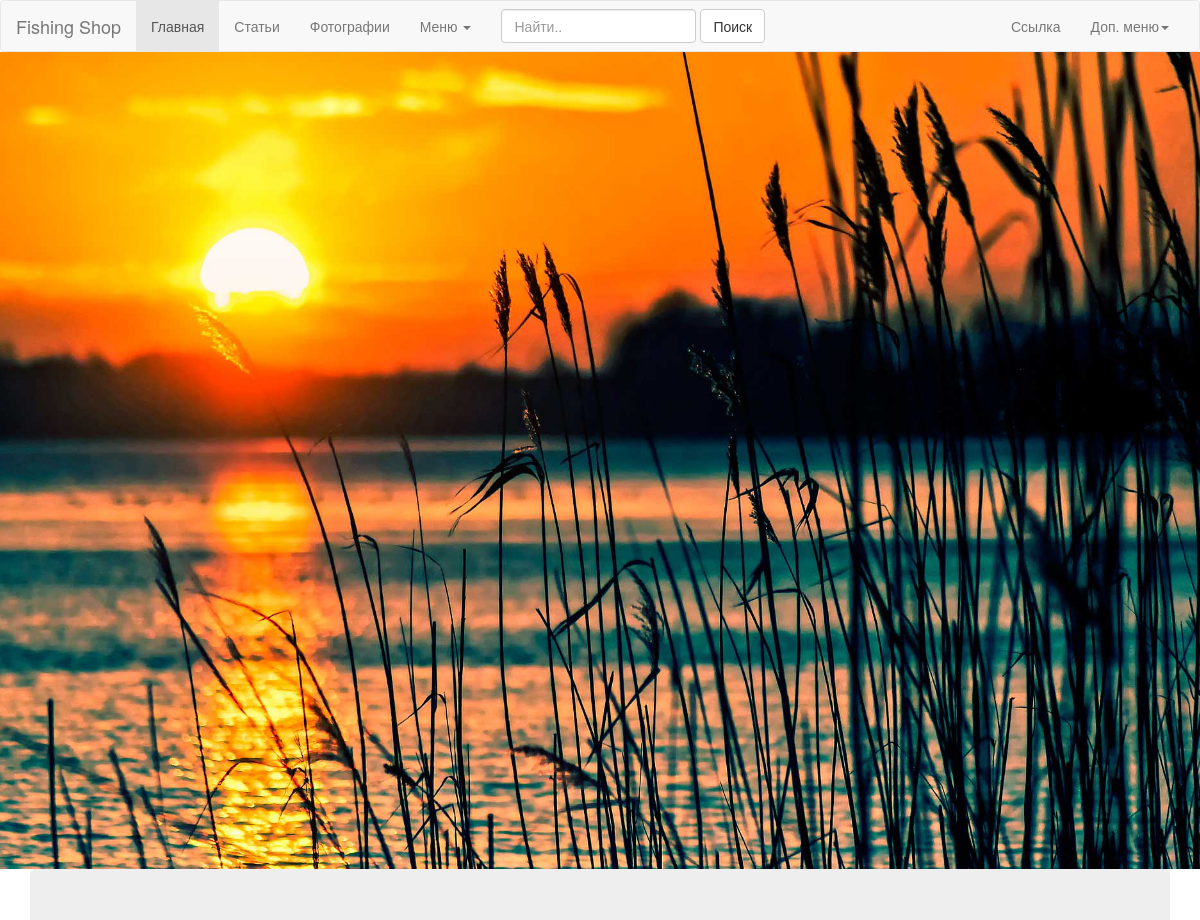
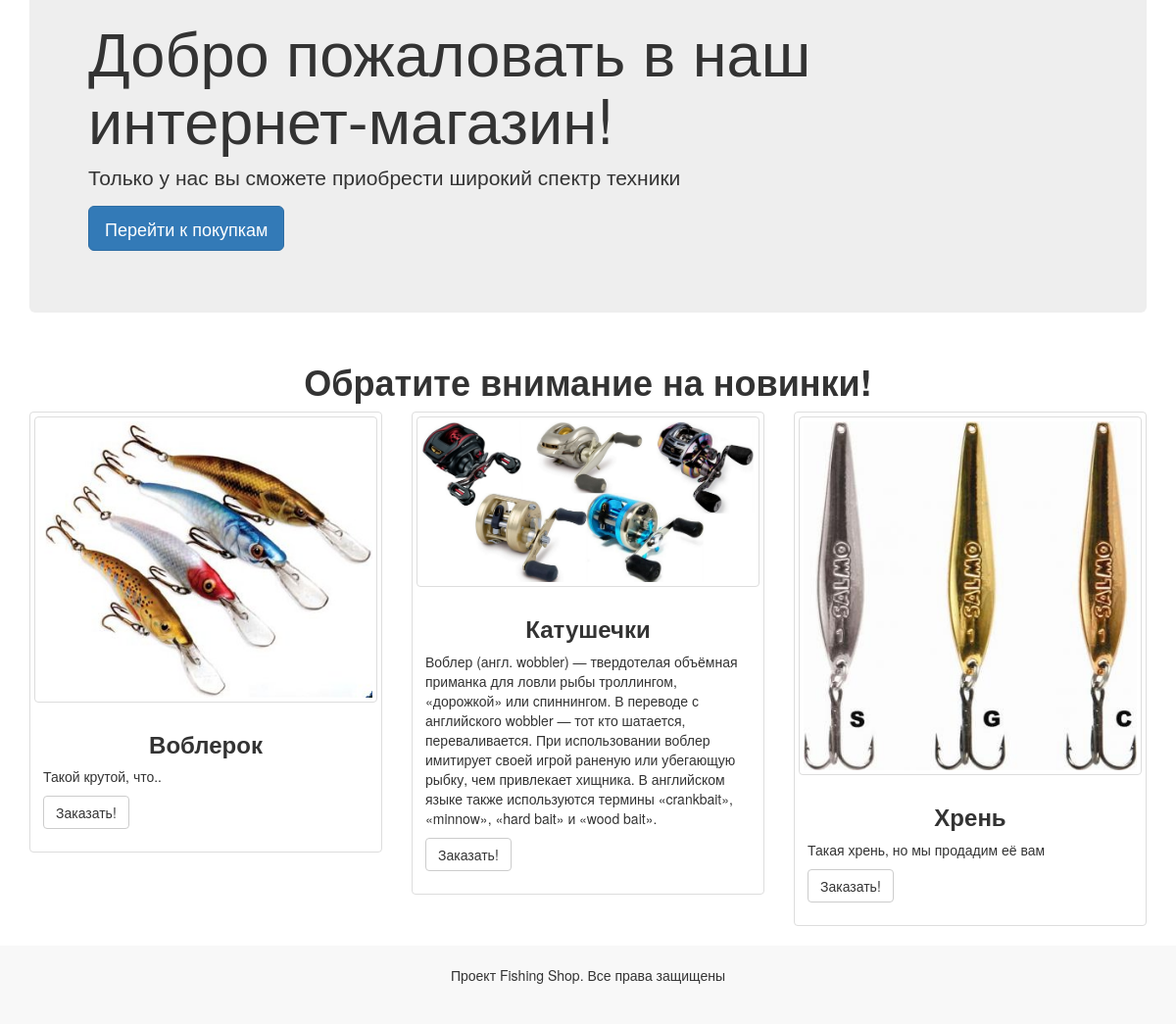
The page / on the database its author committed (2 pictures, top to bottom).
### products/models.py (models this page shows, shortened)
class ProductImage(models.Model):
    product = models.ForeignKey(Product, blank=True, default=None, null=True)
    image = models.ImageField(upload_to='product_images/')
    is_active = models.BooleanField(default=True)
    class Meta:
        verbose_name = 'Фото товара'
        verbose_name_plural = 'Фото товаров'

class Product(models.Model):
    name = models.CharField(max_length=100)
    delivery_date = models.DateField(auto_now_add=True, auto_now=False)
    price = models.DecimalField(decimal_places=2, max_digits=10, default=0.00)
    color = models.CharField(max_length=10, default='black')
    category = models.ForeignKey(ProductCategory, blank=True, default=None, null=True)
    description = models.TextField(blank=True, null=True, default=None)
    class Meta:
        verbose_name = 'Продукт'
        verbose_name_plural = 'Продукты'

### main/views.py (the view)
# urls.py: 2. Add a URL to urlpatterns:  url(r'^$', views.home, name='home')
def home(request):
    products = Product.objects.all()
    products_images = ProductImage.objects.filter(is_active=True)
    return render(request, 'main/home.html', locals())

### templates/main/home.html
{% extends 'base.html' %}
{% block content %}
    <div class="container">
        <div class="jumbotron">
          <h1>Добро пожаловать в наш интернет-магазин!</h1>
          <p>Только у нас вы сможете приобрести широкий спектр техники</p>
          <p><a class="btn btn-primary btn-lg" href="#" role="button">Перейти к покупкам</a></p>
        </div>
    </div>
    <h1 class="text-center"><strong>Обратите внимание на новинки!</strong></h1>
    <div class="container">
        <div class="row">
            <ul class="list-unstyled">
                {% for prod_img in products_images %}
                    <li class="col-md-4">
                        <div class="thumbnail">
                          <img src="{{ prod_img.image.url }}" alt="" class="img-thumbnail">
                          <div class="caption">
                            <h3 class="text-center"><strong>{{ prod_img.product.name }}</strong></h3>
                            <p>{{ prod_img.product.description }}</p>
                            <p><button class="btn btn-default">Заказать!</button></p>
                          </div>
                        </div>
                    </li>
                {% endfor %}
            </ul>
        </div>
    </div>
{% endblock  %}

### templates/base.html (shortened to what this page needs)
{% load static %}
<!DOCTYPE html>
<html lang="en">
<head>
    {% load bootstrap3 %}
    {% bootstrap_css %}
    <link rel="stylesheet" href="{% static 'css/style.css' %}">
</head>
<body>
    <div class="wrapper red-bg">
        <div class="wrapper-content">
            {% include 'navbar.html' %}
            {% block content %}
            {% endblock content %}
        </div>
    </div>
    {% include 'footer.html' %}
</body>
</html>

### templates/navbar.html (shortened to what this page needs)
<nav class="navbar navbar-default">
  <div class="container-fluid">
    <div class="navbar-header">
      <a class="navbar-brand" href="#">Fishing Shop</a>
    </div>
    <div class="collapse navbar-collapse" id="bs-example-navbar-collapse-1">
      <ul class="nav navbar-nav">
        <li class="active"><a href="{% url 'home' %}">Главная</a></li>
        <li><a href="{% url 'articles' %}">Статьи<span class="sr-only">(current)</span></a></li>
        <li><a href="#">Фотографии</a></li>
        <li class="dropdown">
          <a href="#" class="dropdown-toggle" data-toggle="dropdown" role="button" aria-haspopup="true" aria-expanded="false">Меню <span class="caret"></span></a>
        </li>
      </ul>
      <form class="navbar-form navbar-left">
        <div class="form-group">
          <input type="text" class="form-control" placeholder="Найти..">
        </div>
        <button type="submit" class="btn btn-default">Поиск</button>
      </form>
      <ul class="nav navbar-nav navbar-right">
        <li><a href="#">Ссылка</a></li>
        <li class="dropdown">
          <a href="#" class="dropdown-toggle" data-toggle="dropdown" role="button" aria-haspopup="true" aria-expanded="false">Доп. меню<span class="caret"></span></a>
        </li>
      </ul>
    </div>
  </div>
</nav>
{% load static %}
<div class="row">
    <img src="{% static 'img/fishing.jpg' %}" alt="" class="img-responsive">
</div>

### templates/footer.html
<footer class="footer">
    <div class="container">
        <p class="footer-text text-center">Проект Fishing Shop. Все права защищены</p>
    </div>
</footer>

### static/app/css/style.css (style rules this page uses)
.navbar { margin-bottom: 0; }
.footer { bottom: 0; width: 100%; height: 80px; background-color: #F8F8F8; }
.footer-text { margin: 20px 0; }

### rows shown on the page
ProductImage: image (picture), product.name "Воблерок", product.description "Такой крутой, что.."
ProductImage: image (picture), product.name "Катушечки", product.description "Воблер (англ. wobbler) — твердотелая объёмная приманка для ловли рыбы троллингом, «дорожкой» или спиннингом. В переводе с английского wobbler — тот кто шатается, переваливается. При использовании воблер имитирует своей игрой раненую или убегающую рыбку, чем привлекает хищника. В английском языке также используются термины «crankbait», «minnow», «hard bait» и «wood bait»."
ProductImage: image (picture), product.name "Хрень", product.description "Такая хрень, но мы продадим её вам"
